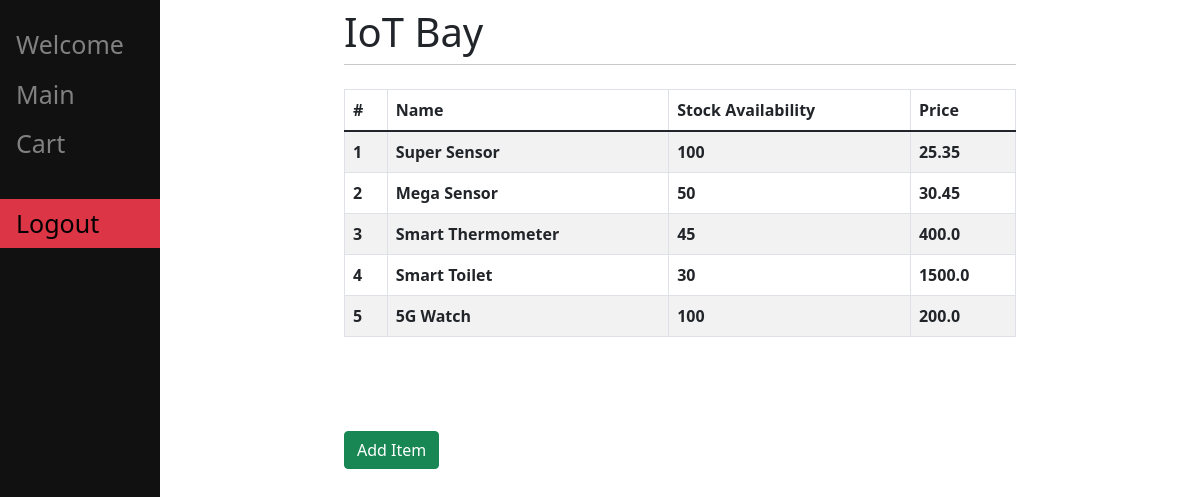
The app's page /products/ (signed in) with its own data.
### main/models.py (models this page shows, shortened)
class Item(models.Model):
    name = models.CharField(max_length=100)
    stock_num = models.IntegerField()
    price = models.FloatField(null=True)
    image = models.ImageField(null=True, blank=True)

### main/views.py (the view)
# urls.py: path('products/', v.products, name="products"),
def products(request):
    if not request.user.is_authenticated:
        return redirect("/home")
    if request.user.is_staff or request.user.is_superuser:
        items = Item.objects.all()
        context = {"items": items}
        return render(request, "Product_Management/products.html", context)

### main/templates/Product_Management/products.html (shortened to what this page needs)
{% extends "main/base.html" %}
{% block content %}
<div class="content-section">
    <table class="table table-striped table-bordered table-hovet">
        <thead class="thead-dark">
            <tr>
                <th scope="col">#</th>
                <th scope="col">Name</th>
                <th scope="col">Stock Availability</th>
                <th scope="col">Price</th>
            </tr>
        </thead>
        <tbody>
            {% for item in items %}
            <tr style="cursor: pointer; cursor : hand;" onclick="window.location='{% url 'view_item' item.id %}'">
                <th scope="row">{{ forloop.counter }}</th>
                <th scope="row">{{ item.name }}</th>
                <th scope="row">{{ item.stock_num }}</th>
                <th scope="row">{{ item.price }}</th>
            </tr>
            {% endfor %}
        </tbody>
    </table>
</div>
<br></br>
<a class = 'btn btn-success' style = "margin-top: 30px;" href="/add_item">Add Item</a>
{%endblock%}

### records on screen
Item: name "Super Sensor", stock_num "100", price "25.35"
Item: name "Mega Sensor", stock_num "50", price "30.45"
Item: name "Smart Thermometer", stock_num "45", price "400.0"
Item: name "Smart Toilet", stock_num "30", price "1500.0"
Item: name "5G Watch", stock_num "100", price "200.0"
